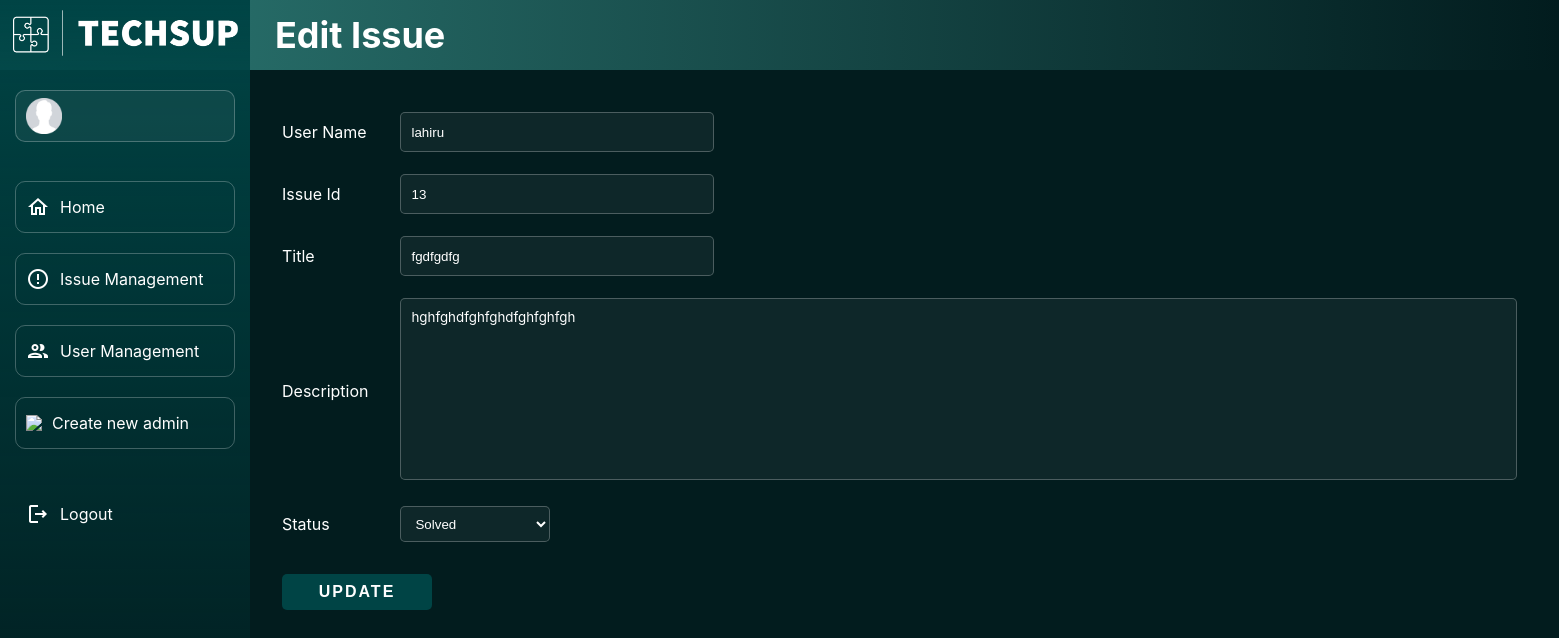
The app's page /admin/issues/updateIssue.php?issueId=13, older data.
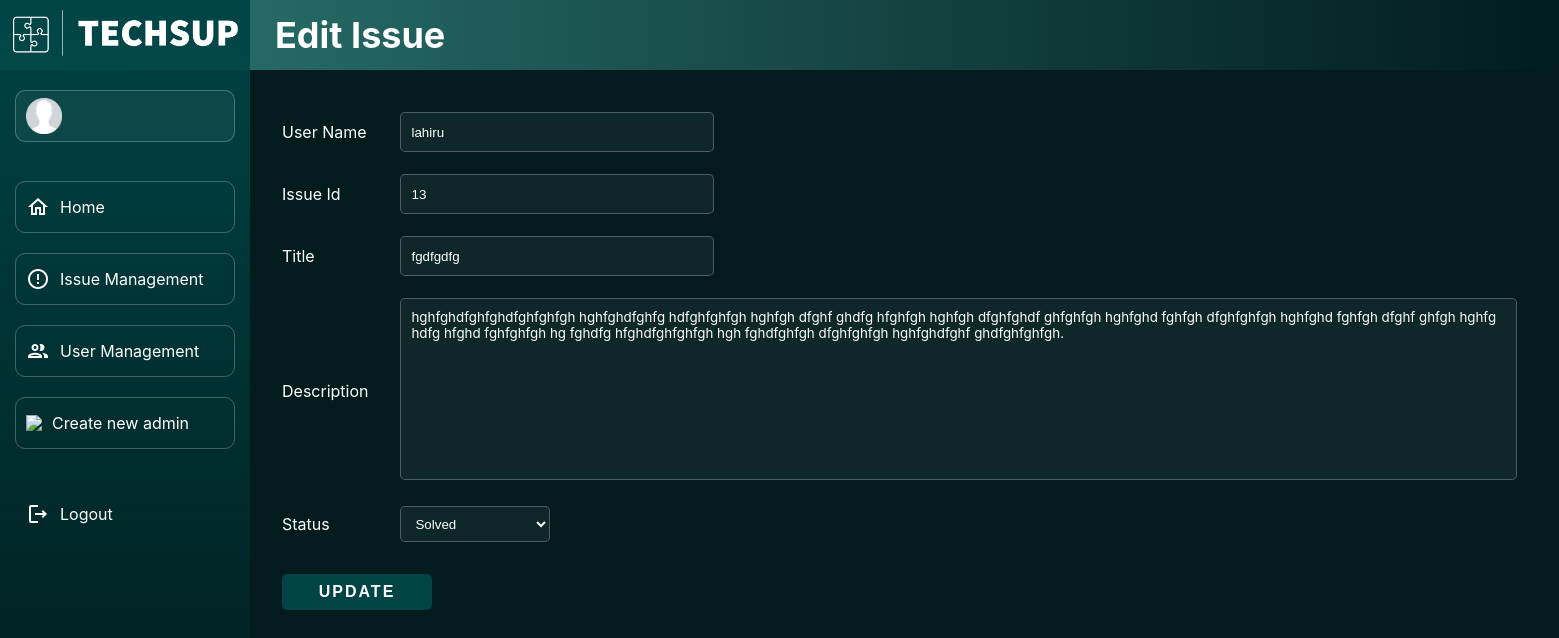
The same page, newer data.
### tables this page shows
CREATE TABLE IF NOT EXISTS `issue` (
  `issueId` int(5) NOT NULL AUTO_INCREMENT,
  `userId` int(5) DEFAULT NULL,
  `title` varchar(50) DEFAULT NULL,
  `description` varchar(500) DEFAULT NULL,
  `status` tinyint(1) DEFAULT NULL,
  `timestamp` timestamp NOT NULL,
  PRIMARY KEY (`issueId`),
  KEY `userId` (`userId`)
);

CREATE TABLE IF NOT EXISTS `user` (
  `userId` int(5) NOT NULL AUTO_INCREMENT,
  `userName` varchar(20) NOT NULL,
  `userEmail` varchar(50) NOT NULL,
  `userPhone` varchar(20) NOT NULL,
  `userPwd` varchar(100) NOT NULL,
  PRIMARY KEY (`userId`),
  UNIQUE KEY `userName` (`userName`),
  UNIQUE KEY `userEmail` (`userEmail`)
);

### includes/functions.inc.php (called while the page is built, shortened)
<?php
function adminGetIssueDataUpdate($conn)
{
    if (isset($_GET['issueId']) && is_numeric($_GET['issueId'])) {
        $issueId = $_GET['issueId'];
        $sql = "SELECT issue.userId, userName, issueId, title, description, IF(status, 'Solved', 'Pending') status FROM issue, user WHERE issue.userId = user.userId AND issueId='$issueId';";
        $get_issueId = mysqli_query($conn, $sql);
        if (mysqli_num_rows($get_issueId) == 1) {
            $row = mysqli_fetch_assoc($get_issueId);
            return ($row);
        }
    }
}

### admin/issues/updateIssue.php (the view, shortened to what this page needs)
<?php
require_once('../../includes/dbh.inc.php');
require_once('../../includes/functions.inc.php');
$row = adminGetIssueDataUpdate($conn);
?>
<!DOCTYPE html>
<html lang="en">
<head>
</head>
<body>
    <nav class="nav-h-back"></nav>
    <nav class="nav-h">
        <div class="heading">
            <h1>Edit Issue</h1>
        </div>
    </nav>
    <nav class="nav-v">
        <div class="logo">
            <a href="../main/dashboard.php">
                <img src="../../assets/techsup-logo-white.png" width="225px">
            </a>
        </div>
        <div class="menu">
            <div class="item profile">
                <img src="../../assets/profile.png" width="36px">
            </div>
            <div>
                <a href="../main/dashboard.php">
                    <div class="item click">
                        <img src="../../assets/home-outline-white-24dp.png">
                        <span>Home</span>
                    </div>
                </a>
                <br>
                <a href="viewIssue.php">
                    <div class="item click">
                        <img src="../../assets/issue-outline-white-24dp.png">
                        <span>Issue Management</span>
                    </div>
                </a>
                <br>
                <a href="../users/viewUser.php">
                    <div class="item click">
                        <img src="../../assets/users-outline-white-24dp.png">
                        <span>User Management</span>
                    </div>
                </a>
                <br>
                <a href="../main/register.php">
                    <div class="item click">
                        <img src="../../assets/addAdmin-outline-white-24dp">
                        <span>Create new admin</span>
                    </div>
                </a>
            </div>
            <a href="../../includes/logoutAdmin.inc.php">
                <div class="item logout">
                    <img src="../../assets/logout-outline-white-24dp.png">
                    <span>Logout</span>
                </div>
            </a>
        </div>
    </nav>
    <div class="body">
        <form action="../../includes/updateIssue.inc.php" method="post">
            <table>
                <tr>
                    <td><label>User Name</label></td>
                    <td><input type="text" name="userName" id="userName" placeholder="User Name" class="disabledInput" value="<?php echo $row['userName']; ?>" disabled></td>
                </tr>
                <tr>
                    <td><label>Issue Id</label></td>
                    <td><input type="text" name="issueId" id="issueId" placeholder="Issue Id" class="disabledInput" value="<?php echo $row['issueId']; ?>" readonly></td>
                </tr>
                <tr>
                    <td><label>Title</label></td>
                    <td><input type="text" name="title" id="title" placeholder="Title" class="disabledInput" value="<?php echo $row['title']; ?>" disabled></td>
                </tr>
                <tr>
                    <td><label>Description</label></td>
                    <td><textarea rows="10" cols="120" name="description" id="description" placeholder="Description" class="disabledInput" disabled><?php echo $row['description']; ?></textarea></td>
                </tr>
                <tr>
                    <td><label>Status</label></td>
                    <td><select name="status" id="status">
                            <option value=1 <?php if ($row['status'] == "Solved") echo 'selected="selected"'; ?>>Solved</option>
                        </select>
                    </td>
                </tr>
                <tr>
                    <td colspan="2"><button type="submit" name="submit">UPDATE</button></td>
                </tr>
            </table>
        </form>
    </div>
</body>
</html>

Row changes from the older to the newer data that the page shows:
changed issue "fgdfgdfg": description "hghfghdfghfghdfghfghfgh" → "hghfghdfghfghdfghfghfgh hghfghdfghfg hdfghfghfgh hghfgh dfghf ghdfg hfghfgh hghfgh dfghfghdf ghfghfgh hghfghd fghfgh dfghfghfgh hghfghd fghfgh dfghf ghfgh hghfg hdfg hfghd fghfghfgh hg fghdfg hfghdfghfghfgh hgh fghdfghfgh dfghfghfgh hghfghdfghf ghdfghfghfgh."
